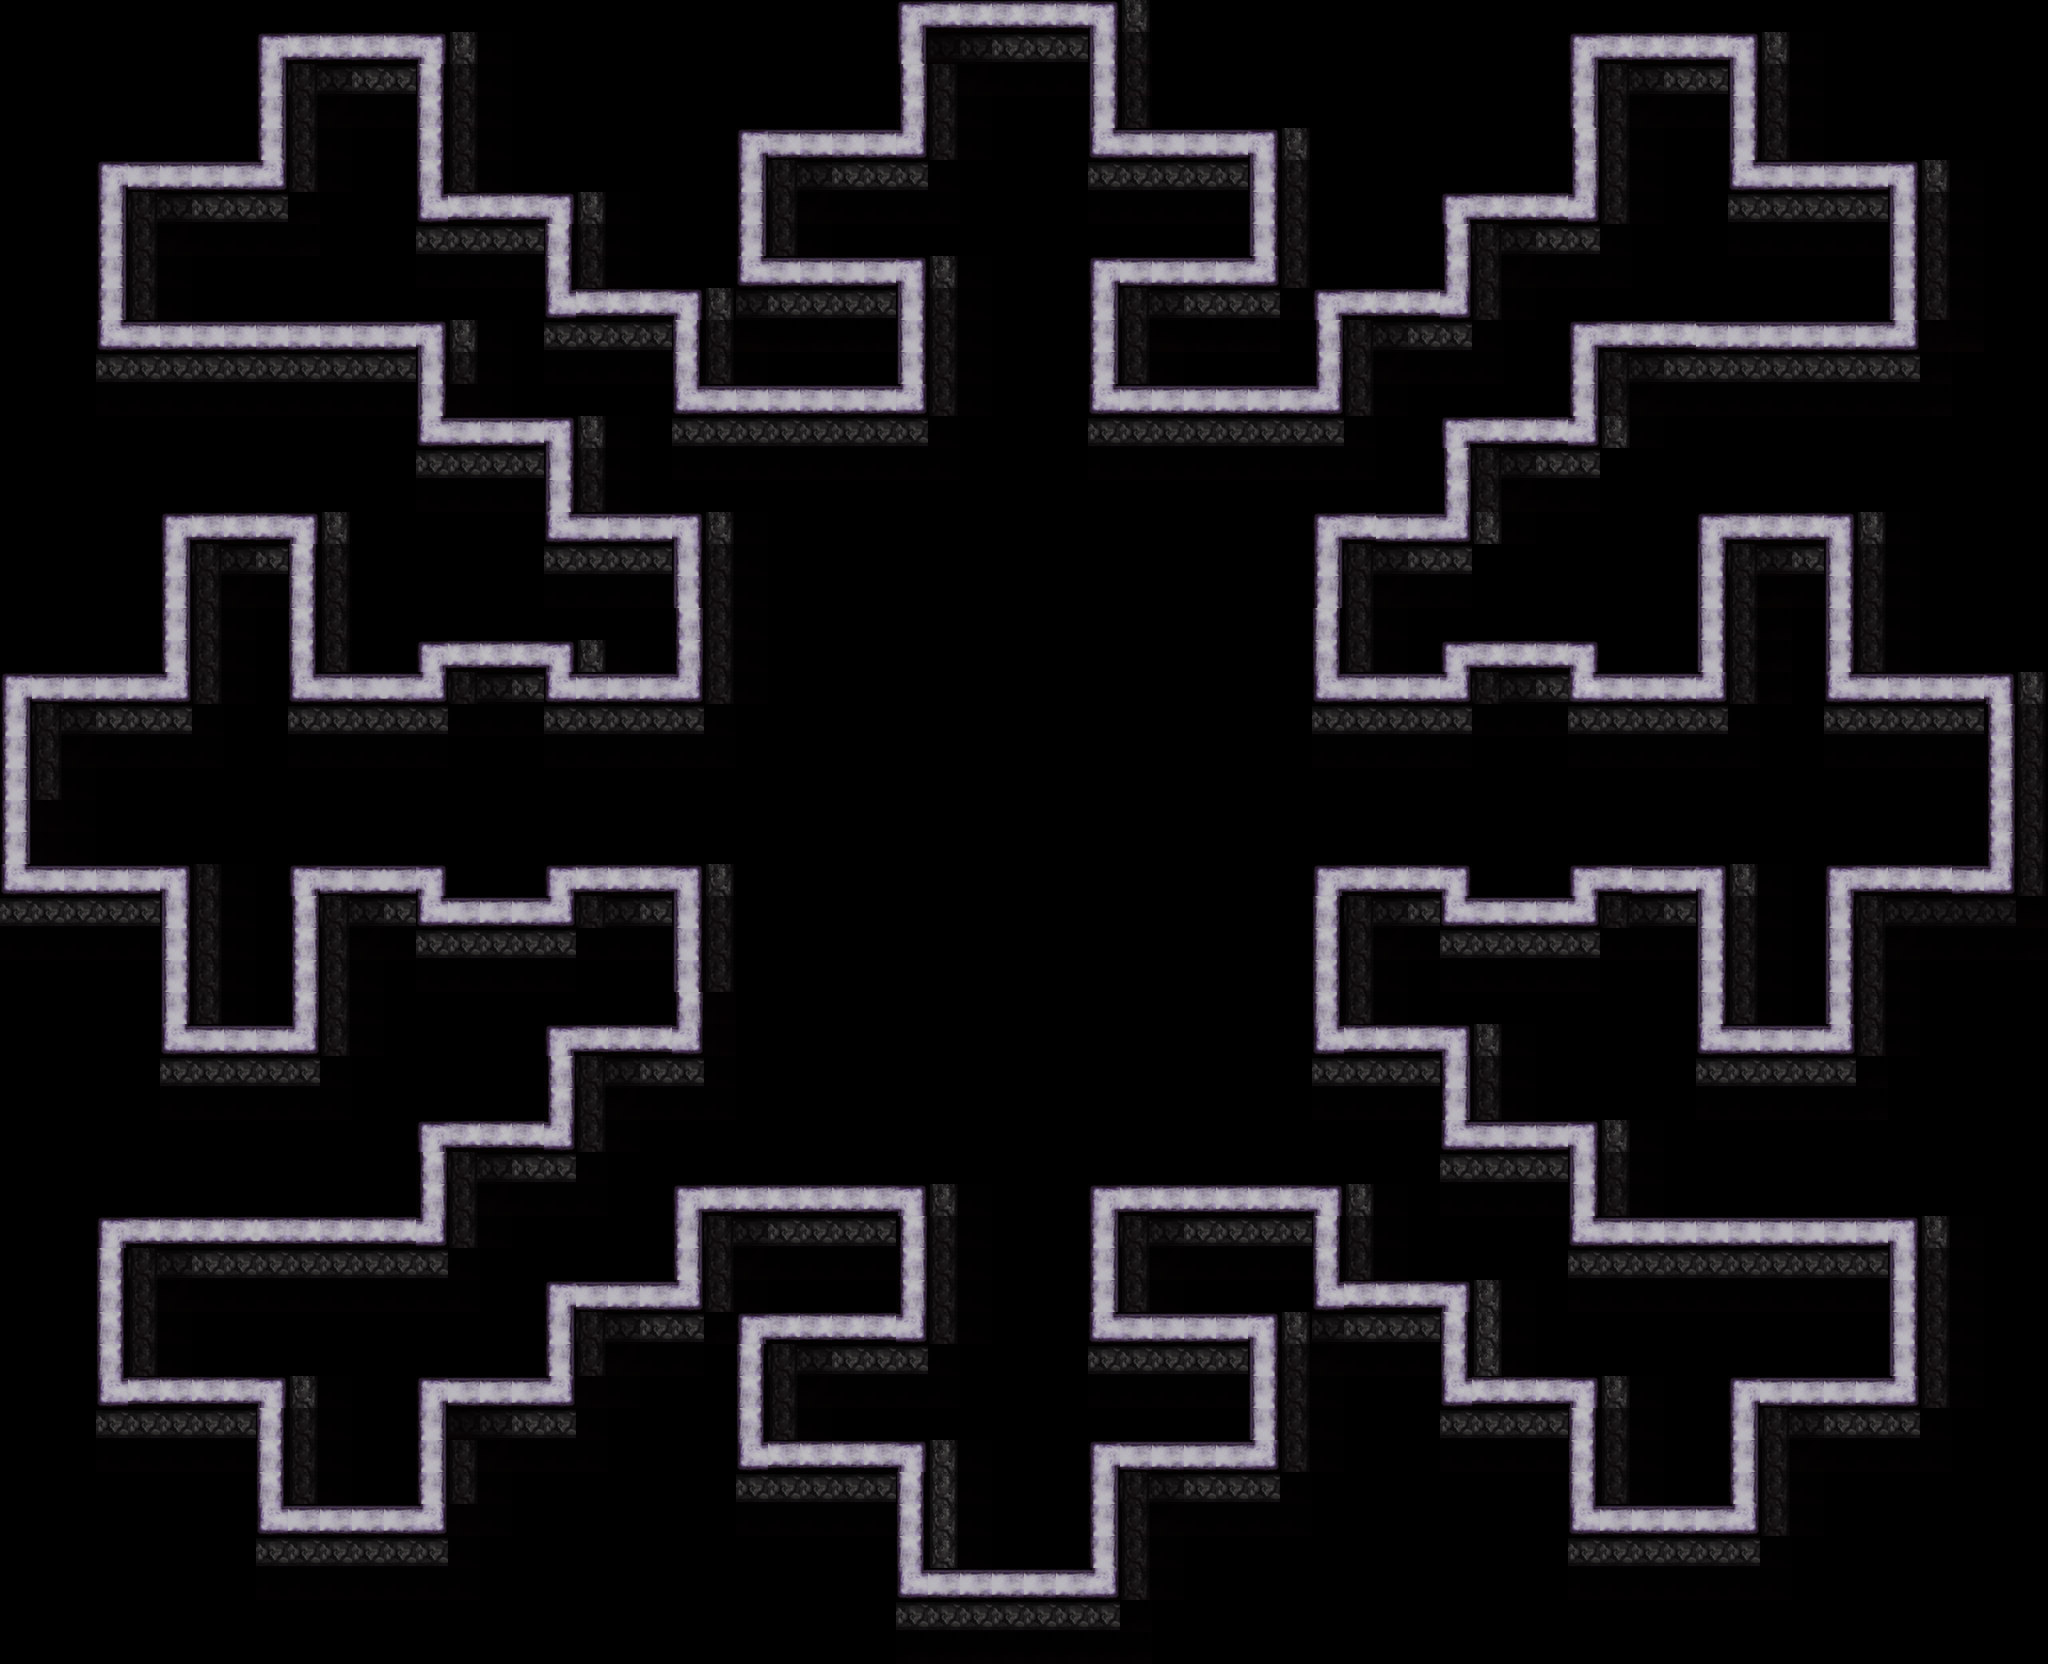

A level layout from a 2D game, rendered from its tile map. Below: a short description, then the map file with tile-grid data replaced by summaries:
An orthogonal 64x52 tile map with 36x36 px tiles, 5 tile layers (bg, bg2, tiles, shadow, ...), 3 tilesets.

<map version="1.0" orientation="orthogonal" width="64" height="52" tilewidth="36" tileheight="36">
 <properties>
  <property name="itemGoal" value="0" />
  <property name="itemSize" value="0" />
  <property name="playerLocation" value="!json! {&quot;x&quot;: 20, &quot;y&quot;:12 }" />
  <property name="tutorial" value="false" />
 </properties>
 <tileset firstgid="1" name="blueWall" tilewidth="36" tileheight="36">
  <image source="../../art/blueWall.png" width="72" height="72" />
  <tile id="0">
   <properties>
    <property name="bodyType" value="static" />
    <property name="collType" value="wall" />
    <property name="func" value="blueWallCollision" />
    <property name="name" value="blueWall" />
    <property name="physics:bounce" value="0" />
    <property name="physics:enabled" value="true" />
   </properties>
  </tile>
  <tile id="1">
   <properties>
    <property name="bodyType" value="static" />
    <property name="collType" value="wall" />
    <property name="func" value="blueWallCollision" />
    <property name="name" value="blueWall" />
    <property name="physics:bounce" value="0" />
    <property name="physics:enabled" value="true" />
   </properties>
  </tile>
  <tile id="2">
   <properties>
    <property name="bodyType" value="static" />
    <property name="collType" value="wall" />
    <property name="func" value="blueWallCollision" />
    <property name="name" value="blueWall" />
    <property name="physics:bounce" value="0" />
    <property name="physics:enabled" value="true" />
   </properties>
  </tile>
  <tile id="3">
   <properties>
    <property name="bodyType" value="static" />
    <property name="collType" value="wall" />
    <property name="func" value="blueWallCollision" />
    <property name="name" value="blueWall" />
    <property name="physics:bounce" value="0" />
    <property name="physics:enabled" value="true" />
   </properties>
  </tile>
 </tileset>
 <tileset firstgid="5" name="wallTileSet" tilewidth="36" tileheight="36">
  <image source="../../art/wallTileSet.png" trans="000000" width="108" height="828" />
  <tile id="0">
   <properties>
    <property name="bodyType" value="static" />
    <property name="collType" value="wall" />
    <property name="name" value="wall" />
    <property name="physics:bounce" value="0" />
    <property name="physics:enabled" value="true" />
   </properties>
  </tile>
  <tile id="1">
   <properties>
    <property name="bodyType" value="static" />
    <property name="collType" value="wall" />
    <property name="name" value="wall" />
    <property name="physics:bounce" value="0" />
    <property name="physics:enabled" value="true" />
   </properties>
  </tile>
  <tile id="2">
   <properties>
    <property name="bodyType" value="static" />
    <property name="collType" value="wall" />
    <property name="name" value="wall" />
    <property name="physics:bounce" value="0" />
    <property name="physics:enabled" value="true" />
   </properties>
  </tile>
  <tile id="3">
   <properties>
    <property name="bodyType" value="static" />
    <property name="collType" value="wall" />
    <property name="name" value="wall" />
    <property name="physics:bounce" value="0" />
    <property name="physics:enabled" value="true" />
   </properties>
  </tile>
  <tile id="4">
   <properties>
    <property name="bodyType" value="static" />
    <property name="collType" value="wall" />
    <property name="name" value="wall" />
    <property name="physics:bounce" value="0" />
    <property name="physics:enabled" value="true" />
   </properties>
  </tile>
  <tile id="5">
   <properties>
    <property name="bodyType" value="static" />
    <property name="collType" value="wall" />
    <property name="name" value="wall" />
    <property name="physics:bounce" value="0" />
    <property name="physics:enabled" value="true" />
   </properties>
  </tile>
  <tile id="6">
   <properties>
    <property name="bodyType" value="static" />
    <property name="collType" value="wall" />
    <property name="name" value="wall" />
    <property name="physics:bounce" value="0" />
    <property name="physics:enabled" value="true" />
   </properties>
  </tile>
  <tile id="7">
   <properties>
    <property name="bodyType" value="static" />
    <property name="collType" value="wall" />
    <property name="name" value="wall" />
    <property name="physics:bounce" value="0" />
    <property name="physics:enabled" value="true" />
   </properties>
  </tile>
  <tile id="8">
   <properties>
    <property name="bodyType" value="static" />
    <property name="collType" value="wall" />
    <property name="name" value="wall" />
    <property name="physics:bounce" value="0" />
    <property name="physics:enabled" value="true" />
   </properties>
  </tile>
  <tile id="9">
   <properties>
    <property name="bodyType" value="static" />
    <property name="collType" value="wall" />
    <property name="name" value="wall" />
    <property name="physics:bounce" value="0" />
    <property name="physics:enabled" value="true" />
   </properties>
  </tile>
  <tile id="10">
   <properties>
    <property name="bodyType" value="static" />
    <property name="collType" value="wall" />
    <property name="name" value="wall" />
    <property name="physics:bounce" value="0" />
    <property name="physics:enabled" value="true" />
   </properties>
  </tile>
  <tile id="11">
   <properties>
    <property name="name" value="wall" />
   </properties>
  </tile>
  <tile id="12">
   <properties>
    <property name="name" value="wall" />
   </properties>
  </tile>
  <tile id="13">
   <properties>
    <property name="name" value="wall" />
   </properties>
  </tile>
  <tile id="14">
   <properties>
    <property name="name" value="wall" />
   </properties>
  </tile>
  <tile id="15">
   <properties>
    <property name="name" value="wall" />
   </properties>
  </tile>
  <tile id="16">
   <properties>
    <property name="name" value="wall" />
   </properties>
  </tile>
  <tile id="19">
   <properties>
    <property name="name" value="wall" />
   </properties>
  </tile>
  <tile id="20">
   <properties>
    <property name="name" value="wall" />
   </properties>
  </tile>
  <tile id="22">
   <properties>
    <property name="name" value="wall" />
   </properties>
  </tile>
  <tile id="25">
   <properties>
    <property name="name" value="wall" />
   </properties>
  </tile>
  <tile id="27">
   <properties>
    <property name="name" value="wall" />
   </properties>
  </tile>
  <tile id="28">
   <properties>
    <property name="name" value="wall" />
   </properties>
  </tile>
  <tile id="29">
   <properties>
    <property name="name" value="wall" />
   </properties>
  </tile>
  <tile id="31">
   <properties>
    <property name="name" value="wall" />
   </properties>
  </tile>
  <tile id="33">
   <properties>
    <property name="name" value="wall" />
   </properties>
  </tile>
  <tile id="36">
   <properties>
    <property name="name" value="wall" />
   </properties>
  </tile>
  <tile id="37">
   <properties>
    <property name="name" value="wall" />
   </properties>
  </tile>
  <tile id="39">
   <properties>
    <property name="name" value="wall" />
   </properties>
  </tile>
  <tile id="40">
   <properties>
    <property name="name" value="wall" />
   </properties>
  </tile>
  <tile id="42">
   <properties>
    <property name="name" value="wall" />
   </properties>
  </tile>
  <tile id="45">
   <properties>
    <property name="name" value="wall" />
   </properties>
  </tile>
  <tile id="46">
   <properties>
    <property name="name" value="wall" />
   </properties>
  </tile>
  <tile id="49">
   <properties>
    <property name="name" value="wall" />
   </properties>
  </tile>
  <tile id="52">
   <properties>
    <property name="name" value="wall" />
   </properties>
  </tile>
  <tile id="54">
   <properties>
    <property name="name" value="wall" />
   </properties>
  </tile>
  <tile id="55">
   <properties>
    <property name="name" value="wall" />
   </properties>
  </tile>
  <tile id="57">
   <properties>
    <property name="name" value="wall" />
   </properties>
  </tile>
  <tile id="58">
   <properties>
    <property name="name" value="wall" />
   </properties>
  </tile>
  <tile id="59">
   <properties>
    <property name="name" value="wall" />
   </properties>
  </tile>
  <tile id="60">
   <properties>
    <property name="name" value="wall" />
   </properties>
  </tile>
  <tile id="63">
   <properties>
    <property name="name" value="wall" />
   </properties>
  </tile>
  <tile id="66">
   <properties>
    <property name="name" value="wall" />
   </properties>
  </tile>
 </tileset>
 <tileset firstgid="74" name="shadow1" tilewidth="36" tileheight="36">
  <image source="../../art/shadow1.png" trans="000000" width="72" height="72" />
 </tileset>
 <layer name="bg" width="64" height="52">
  <data>[3328 cells, 847 non-empty, 3 distinct tile ids]</data>
 </layer>
 <layer name="bg2" width="64" height="52">
  <data>[3328 cells, 727 non-empty, 3 distinct tile ids]</data>
 </layer>
 <layer name="tiles" width="64" height="52">
  <data>[3328 cells, 538 non-empty, 12 distinct tile ids]</data>
 </layer>
 <layer name="shadow" width="64" height="52">
  <data>[3328 cells, 798 non-empty, 2 distinct tile ids]</data>
 </layer>
 <layer name="shadow2" width="64" height="52">
  <data>[3328 cells, 431 non-empty, 2 distinct tile ids]</data>
 </layer>
</map>
